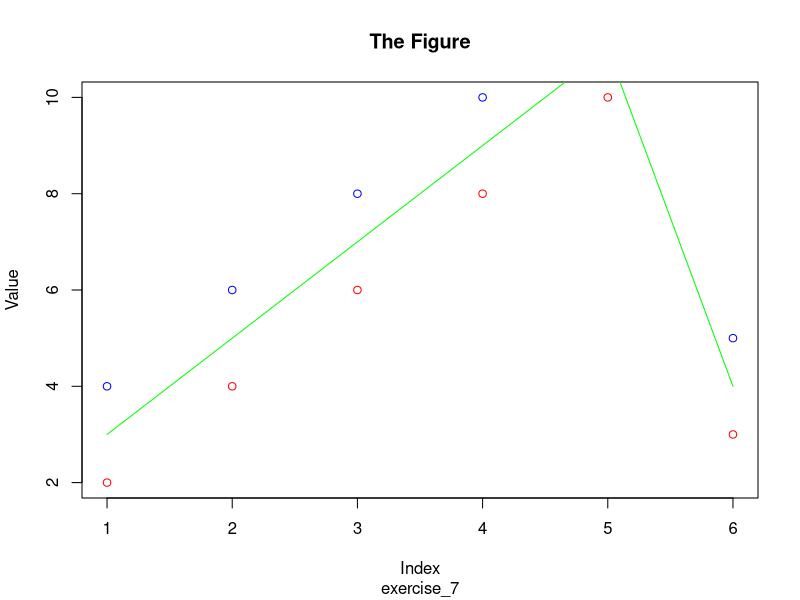

Write R code to recreate this figure. (Note: this script raises an error after producing the figure.)



# R
#1.- Create a vector containing the first 10 odd natural numbers and number 2 as last element.

#2.- Create a function called is.odd. This function should return TRUE if the argument is odd. Hint: %% is the the module operator in R. 

#3.-Create a function that computes the mean of the elements stored at odd positions in a vector. Apply it to the vector of  exercise 1 .

#4.- Create a data frame where each column will be generated using the vector of exercise 1 as base. Column i will be generated using the aforementioned vector incrementing all its elements in i units. The data frame will have 3 columns called a, b and c

#5.- Write the code to compute the maximum value of the first 5 elements of the second column and also the maximum value of the first 5 elements of the third column of the data frame of exercise 4

#6.- Create a 5x6 matrix with elements sampled from a uniform probability distribution on the interval from -2 to 2

#7.- Plot each column of the data frame of exercise 4 in red using points, in green using a line and in blue using points on a line. The three plots have to be arranged on the same row.


# exercise_1
vec <- vector()
for(i in 1:10) 
  if(i %% 2 ==1) # check the odd number
    vec <- append(vec,i) # store odd number in same vec
print(c(vec,2)) # last number is 2

# exercise_2
vec <- (1:10)
is.odd <- function(i)
  for (i in vec)
  print(isTRUE(i %% 2 ==1)) # check the odd number and return True or False 
is.odd(vec)

# exercise_3
vec <- c(1,3,5,7,9,2) # vector in exercise 1
my_function <- function(mean_odd)
  mean_odd <- mean((vec[c(seq(from = 1, to = length(vec), by=2))])) # mean value of numbers in odd positions 
  odd <- (vec[c(seq(from = 1, to = length(vec), by=2))]) # numbers in odd positions
print(vec) # show original vector
print(odd) # show the odd number
print(my_function(mean_odd)) # show the mean value of odd number

# exercise_4
vec <- c(1,3,5,7,9,2)
a <- vec+1
b <- vec+2
c <- vec+3
my_data <- data.frame(a,b,c)
print(my_data)
print(names(my_data))

# exercise_5
vec <- c(1,3,5,7,9,2)
a <- vec+1
b <- vec+2
c <- vec+3
my_data <- data.frame(a,b,c)
print(my_data)
print(names(my_data))
print(max(my_data[1:5,2])) #the maximum value of the first 5 elements of the second column
print(max(my_data[1:5,3])) #the maximum value of the first 5 elements of the third column

# exercise_6
upd <- runif(50, min = -2, max = 2) # create 50 uniform probability distribution numbers
m <- matrix (sample(upd,30, replace = TRUE),nrow = 5, ncol = 6, byrow = TRUE) # sampling 30 values from upd
print(upd)
print(m)

# exercise_7
# get the range for the x and y axis
xrange <- range(1:6)
yrange <- range(my_data$a)

# set up the plot
plot(xrange, yrange, type="n", xlab="Index",
     ylab="Value" )

# add lines
lines(1:6 ,my_data$a , t="p" , col="red" )
lines(1:6 , my_data$b, t="l", col="green")
lines(1:6, my_data$c, t="p", col="blue")

# add a title and subtitle
title("The Figure", "exercise_7")

# add a legend
legend(1, 10, 1:3,  cex=0.8, col=colors, pch=plotchar, lty=linetype, title="Name")







